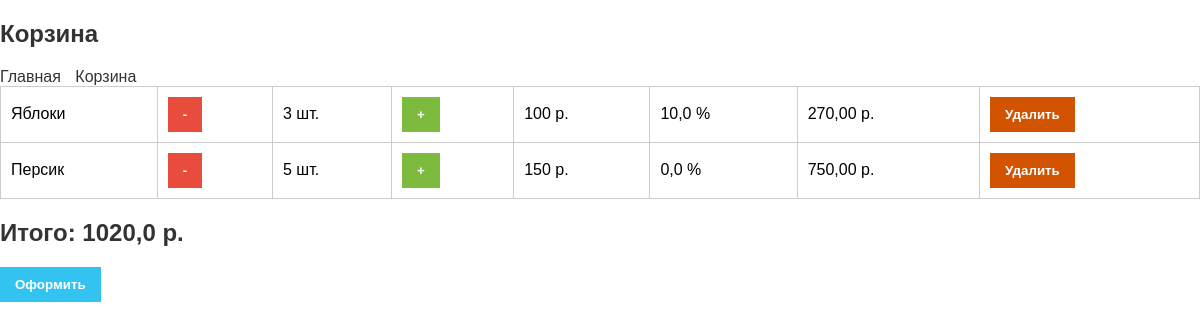
The app's page /cart/ (signed in), older data.
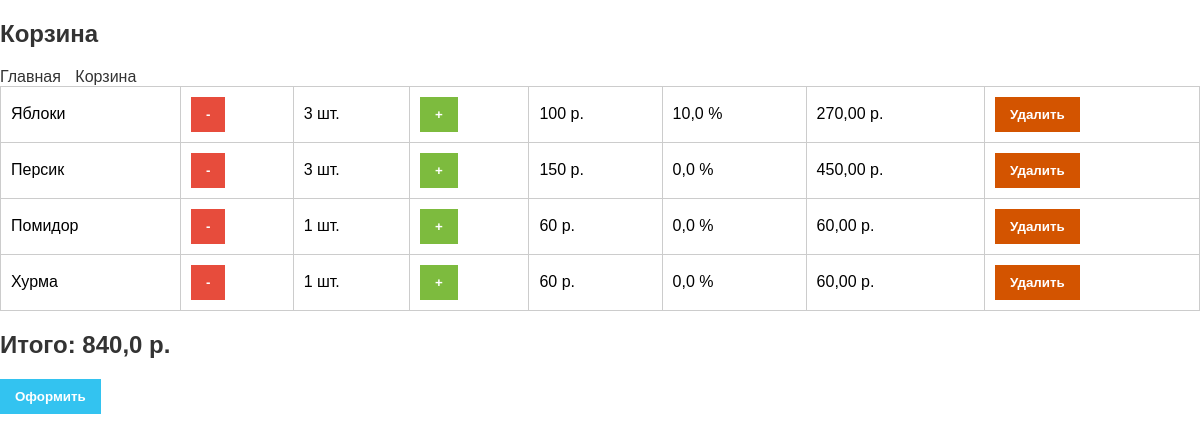
The same page, newer data.
### app/models.py (models this page shows, shortened)
class Cart(models.Model):
    tovar = models.ForeignKey(Tovar, on_delete=models.CASCADE)
    count = models.IntegerField(verbose_name='Количество товаров')
    summa = models.DecimalField(decimal_places=2, max_digits=8, verbose_name='Сумма товара')
    user = models.ForeignKey(User, on_delete=models.CASCADE, null=True, blank=True, verbose_name='Пользователь')
    def calcSumma(self):
        return self.count * (self.tovar.price - self.tovar.discount / 100 * self.tovar.price)

class Tovar(models.Model):
    name = models.CharField(max_length=100, verbose_name='Название товара')
    price = models.IntegerField(verbose_name='Цена товара')
    image = models.CharField(max_length=2000, verbose_name='Изображение')
    discount = models.FloatField(default=0, verbose_name='Скидка в %')

### app/views.py (the view, shortened to what this page needs)
# urls.py: path('cart/', views.toCart, name='tocart'),
def toCart(req):
    items = Cart.objects.filter(user=req.user)
    forma = OrderForm()
    total = 0
    for i in items:
        total += i.calcSumma()
    total = round(total, 2)
    data = {'tovari': items, 'total': total, 'formaorder': forma}
    return render(req, 'cart.html', data)

### templates/cart.html (shortened to what this page needs)
{% load static %}
<!DOCTYPE html>
<html lang="en">
<head>
    <link rel="stylesheet" href="{% static '2.css' %}">
</head>
<body>
<h2>Корзина</h2>
<header>
    <a href="{% url 'home' %}">Главная</a>
    <a href="{% url 'tocart' %}">Корзина</a>
</header>
<table class="cart-table">
    {% for one in tovari %}
        <tr>
            <td>{{ one.tovar.name }}</td>
            <td><a href="{% url 'count' -1 one.id %}">
                <button class="minus">-</button>
            </a></td>
            <td>{{ one.count }} шт.</td>
            <td><a href="{% url 'count' 1 one.id %}">
                <button class="plus">+</button>
            </a></td>
            <td>{{ one.tovar.price }} р.</td>
            <td>{{ one.tovar.discount }} %</td>
            <td>{{ one.summa }} р.</td>
            <td><a href="{% url 'delete' one.id %}">
                <button class="delete">Удалить</button>
            </a></td>
        </tr>
    {% endfor %}
</table>
<h2>Итого: {{ total }} р.</h2>
<button id="formbut" class="button--primary">Оформить</button>
</body>
</html>

Row changes from the older to the newer data that the page shows:
changed Cart "Персик": count "5" → "3"; summa "750,00" → "450,00"
added Cart: tovar.name "Помидор", count "1", tovar.price "60", tovar.discount "0,0", summa "60,00"
added Cart: tovar.name "Хурма", count "1", tovar.price "60", tovar.discount "0,0", summa "60,00"
Text that changed along with them:
{{ total }}: "1020,0" → "840,0"
